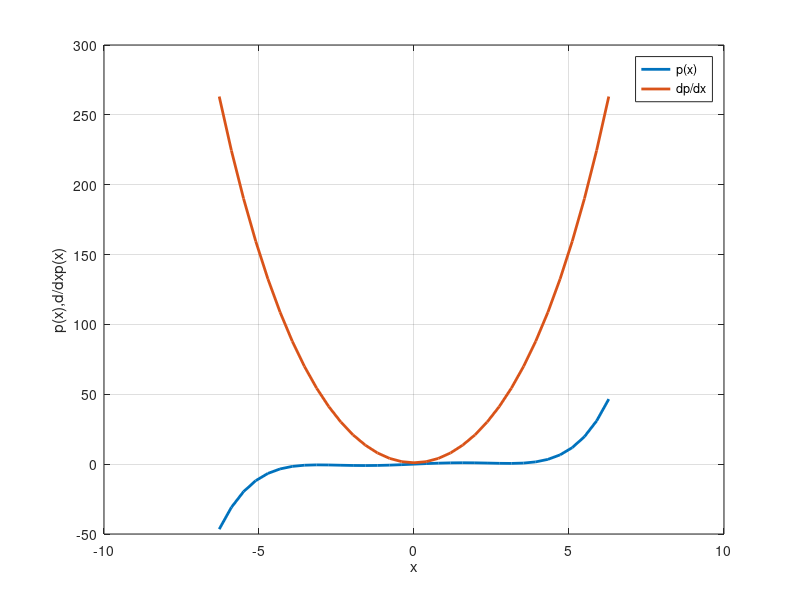
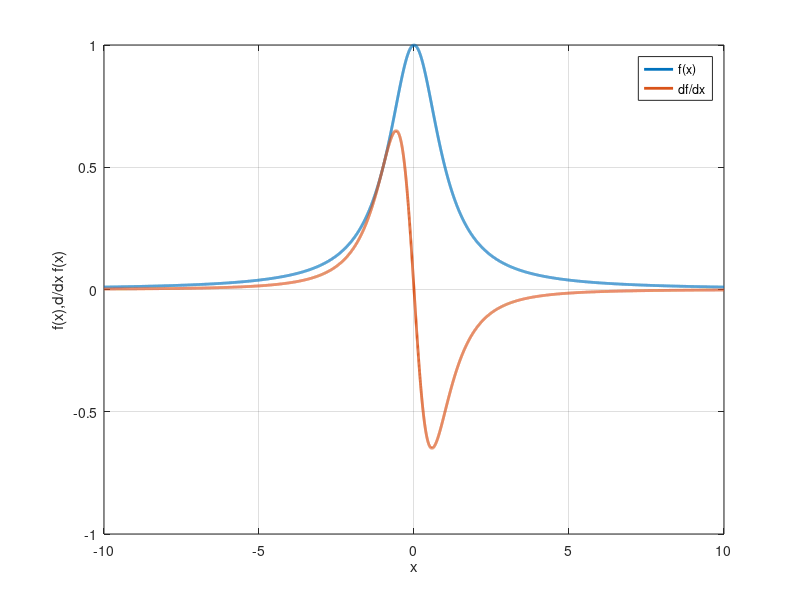
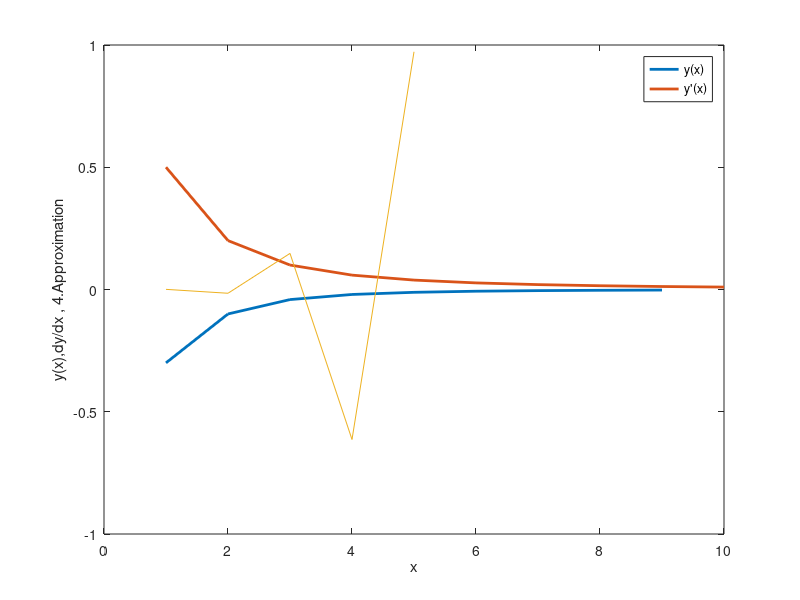
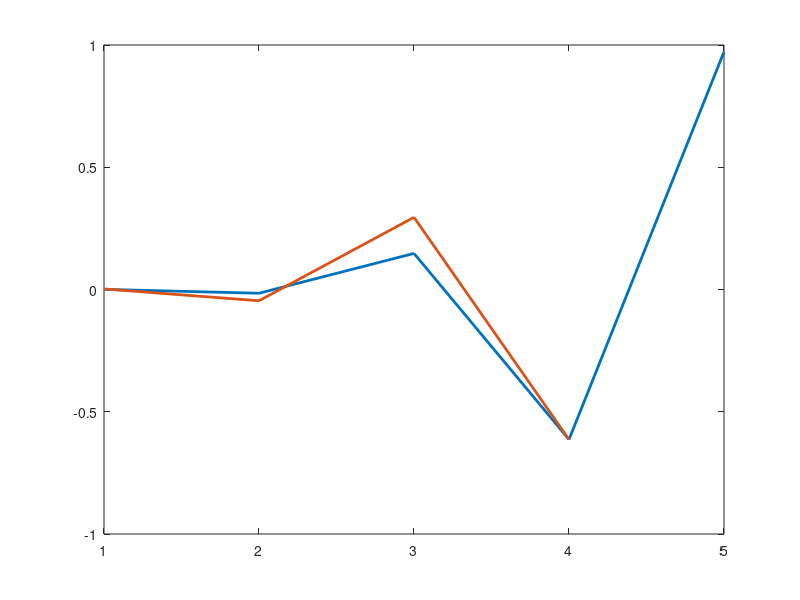

Write MATLAB code to recreate these figures, in order.
close all; clear all; clc;
%Aufgabe 9.1
%p=@(x) x.^5/120 - x.^3/6 + x
p=@(x)x.^5/120 - x.^3/6 + x
p_x=[0.0083 0 1.667 0 1 0]
dpdx = polyder(p_x)
dpxdx= @(x) x.^4*0.0415 + x.^2*5.001 + 1
x=[-2*pi:pi/8:2*pi];
figure (1)
plot(x,p(x),'LineWidth',2)
hold on 
plot(x,dpxdx(x),'LineWidth',2)
legend ('p(x)','dp/dx')
xlabel('x')
ylabel('p(x),d/dxp(x)')
grid on
%Aufgabe 9.2
a=[1]
b=[1 0 1]
[q,d]=polyder(a,b)
f=@(x) 1./(x.^2+1)
dfxdx=@(x) (-2.*x)./(x.^4+x.^2*2+1)
x=linspace (-10,10,10000);
figure (2)
plot(x,f(x),'LineWidth',2)
hold on 
plot(x,dfxdx(x),'LineWidth',2)
legend ('f(x)','df/dx')
xlabel('x')
ylabel('f(x),d/dx f(x)')
grid on
%Aufgabe 9.3
x = [1, 2, 3, 4, 5, 6, 7, 8, 9, 10];
y = [0.5000, 0.2000, 0.1000, 0.0588, 0.0385, 0.0270, 0.0200, 0.0154, 0.0122, 0.0099];
dy = diff(y)./diff(x) ;
xd = x(1:end-1);
p = polyfit(x,y,4)
figure(3)
plot(xd,dy,'LineWidth',2)
hold on
plot(x,y,'LineWidth',2)
plot(p)
legend ('y(x)',"y'(x)")
xlabel('x')
ylabel('y(x),dy/dx , 4.Approximation')
hold off
figure(4)
Ab=polyder(p)
plot(p,'LineWidth',2)
hold on 
plot(Ab,'LineWidth',2)
hold off
figure (5)
Ab=polyder(p)
plot(p,'LineWidth',2)
hold on 
plot(xd,dy,'LineWidth',2)
plot(Ab,'LineWidth',2)
plot(x,y,'LineWidth',2)
plot(xd,dy,'LineWidth',2)
hold off